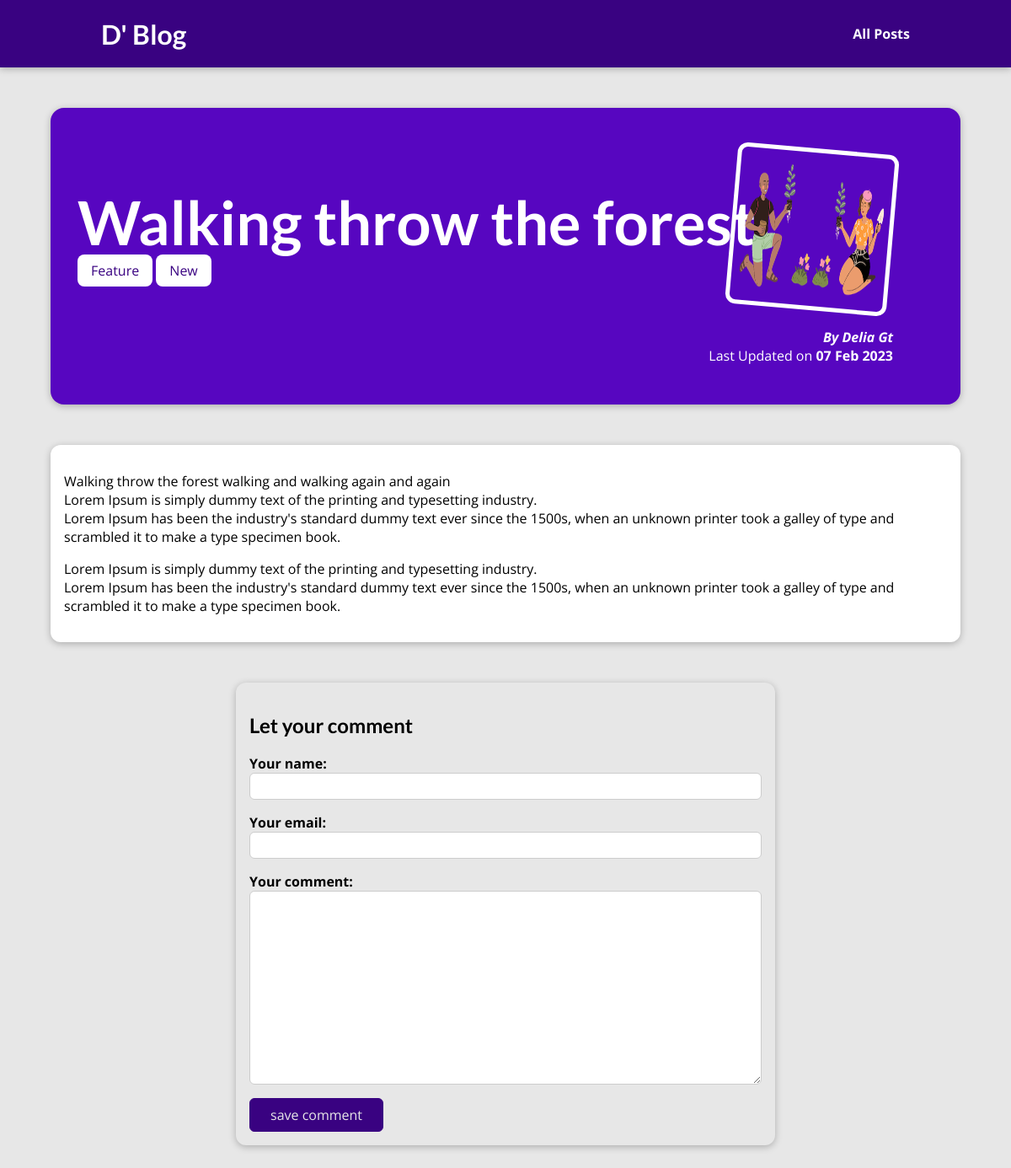
Screenshot of /blog/posts/walking-throw-forest with the database file from the repository.
### blog/models.py (models this page shows, shortened)
class Post(models.Model):
    title = models.CharField(max_length=100)
    excerpt = models.CharField(max_length=300) # TextField
    image= models.ImageField(upload_to="posts", null=True) # ImageField , ImageField.height_field, ImageField.width_field , "posts" should be inside "uploads" folder e.i. /uploads/posts
    date = models.DateField(auto_now=True)
    slug = models.SlugField(unique=True, db_index=True)
    content = models.TextField(validators=[MinLengthValidator(10)])
    author = models.ForeignKey(Author, on_delete=models.SET_NULL, null=True, related_name="posts")
    tag = models.ManyToManyField(Tag)

class Tag(models.Model):
    caption = models.CharField(max_length=100)

class Author(models.Model):
    first_name = models.CharField(max_length=50)
    last_name = models.CharField(max_length=80)
    email = models.EmailField(max_length=100)
    def full_name(self):
        return f"{self.first_name} {self.last_name}"
    def __str__(self):
        return self.full_name()

### blog/views.py (the view, shortened to what this page needs)
# urls.py: path("posts/<slug:slug>", views.PostDetailView.as_view(), name="post-detail-page") # /post/my-first-post
class PostDetailView(View):
    def get(self, request, slug):
        post = Post.objects.get(slug=slug)
        context = {
            "post": post,
            "post_tags": post.tag.all(),
            "comment_form": CommentForm()
        }
        return render(request, "blog/post-detail.html", context)

### blog/forms.py
class CommentForm(forms.ModelForm):
    class Meta:
        model = Comment
        exclude = ["post"]
        labels = {
            "user_name": "Your name",
            "user_email": "Your email",
            "comment_text": "Your comment",
        }
        error_messages = {
            "user_name": {
                "max_length": "Please enter a shorter name",
            },
            "comment_text": {
                "max_length": "Please enter a shorter comment",
            }
        }

### blog/templates/blog/post-detail.html (shortened to what this page needs)
{% extends "base.html" %}
{% load static %}
{% block css_files %}
    <link rel="stylesheet" href="{% static "blog/detail-post.css" %}" />
{% endblock %}
{% block content %}
    <section id="summary">
        <h2>{{ post.title }}</h2>
        <div>
            {% for tag in post_tags %}
                <span class="tag">{{ tag.caption }}</span>
            {%endfor%}
        </div>
        <article>
            <img src="{{ post.image.url }}" alt="{{ post.title }}" />
            <address>By <a href="mailto:{{ post.author.email }}">{{ post.author|title }}</a></address>
            <div>
                Last Updated on <time>{{ post.date|date:"d M Y" }}</time>
            </div>
        </article>
    </section>
    <main>
        <p>
         {{ post.content|linebreaks }}
        </p>
    </main>
    <section id="comment-form">
        <h2>Let your comment</h2>
        <form action="{% url "post-detail-page" post.slug %}" method="POST">
            {% for field in comment_form %}
                <div class="form-control  {% if field.errors %}invalid{% endif %} ">
                    {{ field.label_tag }}
                    {{ field }}
                </div>
            {% endfor %}
            <button>save comment</button>
        </form>
    </section>
{% endblock %}

### templates/base.html (shortened to what this page needs)
{% load static %}
<!DOCTYPE html>
<html lang="en">
<head>
  <link rel="stylesheet" href="{% static "app.css" %}">
  {% block css_files %}{% endblock %}
</head>
<body>
  <header id="main-navigation">
    <h1><a href="{% url "starting-page" %}">D' Blog</a></h1>
    <nav>
      <a href="{% url "posts-page" %}">All Posts</a>
    </nav>
  </header>
  {% block content %}
  {% endblock %}
</body>
</html>

### static/app.css (style rules this page uses)
* { box-sizing: border-box; }
html { font-family: 'Open Sans', 'Lato', sans-serif; }
body { margin: 0; }
h1, h2, h3 { font-family: 'Lato', sans-serif; font-weight: bold; }
#main-navigation { width: 100%; height: 5rem; display: flex; justify-content: space-between; align-items: center; padding: 0 10%; position: absolute; top: 0; left: 0; }
#main-navigation a { text-decoration: none; color: white; font-weight: bold; }

### blog/static/blog/detail-post.css (style rules this page uses)
body { background-color: #e7e7e7; }
#main-navigation { background-color: #390281; box-shadow: 0 2px 8px rgba(0, 0, 0, 0.25); }
#summary { margin: 8rem auto 3rem auto; padding: 2rem; width: 90%; max-width: 90rem; border-radius: 16px; background-color: #5706c0; position: relative; box-shadow: 0 2px 8px rgba(0, 0, 0, 0.25); height: 22rem; }
#summary h2 { color: white; font-size: 4.5rem; margin-bottom: 0.25rem; }
#summary article { position: absolute; top: 2rem; right: 3rem; padding: 1rem 2rem; border-radius: 12px; text-align: right; color: white; }
#summary article img { width: 12rem; height: 12rem; border-radius: 12px; transform: rotateZ(5deg); border: 5px solid white; margin-bottom: 1rem; }
#summary address { font-weight: bold; }
#summary a { color: white; text-decoration: none; }
#summary time { font-weight: bold; }
main { width: 90%; max-width: 90rem; margin: 3rem auto; background-color: white; padding: 1rem; border-radius: 12px; box-shadow: 0 2px 8px rgba(0, 0, 0, 0.25); }
.tag { background-color: white; color: #390281; padding: 0.5rem 1rem; border-radius: 8px; }
#comment-form { margin: 3rem auto; width: 90%; max-width: 40rem; border-radius: 12px; background-color: #e7e7e7; box-shadow: 0 2px 8px rgba(0, 0, 0, 0.25); padding: 1rem; }
#comment-form button { font: inherit; background-color: #390281; color: #e7e7e7; border: 1px solid #390281; padding: 0.5rem 1.5rem; border-radius: 6px; cursor: pointer; }
.form-control { margin-bottom: 1rem; }
.form-control label { font-weight: bold; margin-bottom: 0.5 rem; display: block; }
.form-control input, .form-control textarea { display: block; width: 100%; font: inherit; padding: 0.25rem; border-radius: 6px; border: 1px solid #ccc; }

### rows the page displays
Post: title "Walking throw the forest", image (picture), author "Delia Gt", date "07 Feb 2023", content "Walking throw the forest walking and walking again and again Lorem Ipsum is simply dummy text of the printing and typesetting industry. Lorem Ipsum has been the industry's standard dummy text ever since the 1500s, when an unknown printer took a galley of type and scrambled it to make a type specimen book. Lorem Ipsum is simply dummy text of the printing and typesetting industry. Lorem Ipsum has been the industry's standard dummy text ever since the 1500s, when an unknown printer took a galley of type and scrambled it to make a type specimen book."
Tag: caption "Feature"
Tag: caption "New"

### other values shown
{{ field.label_tag }} "Your name:" "Your email:" "Your comment:"
